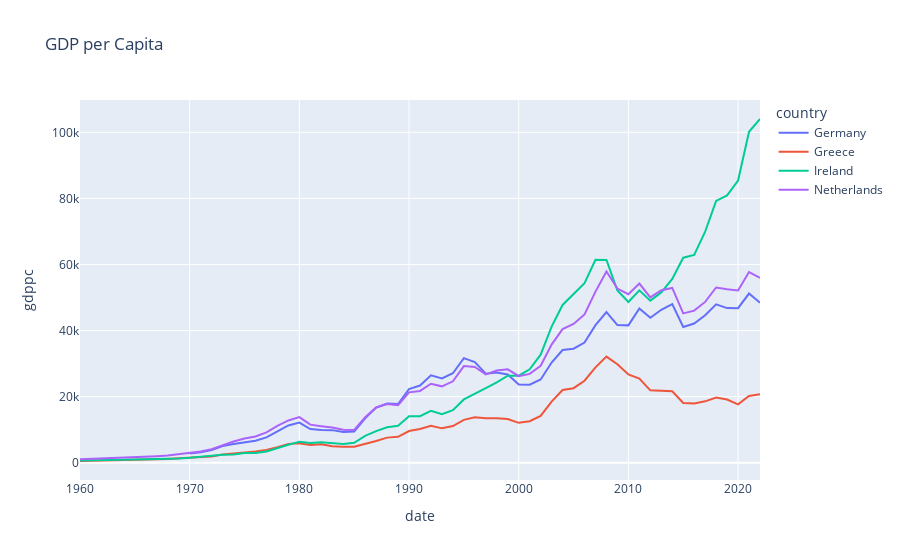
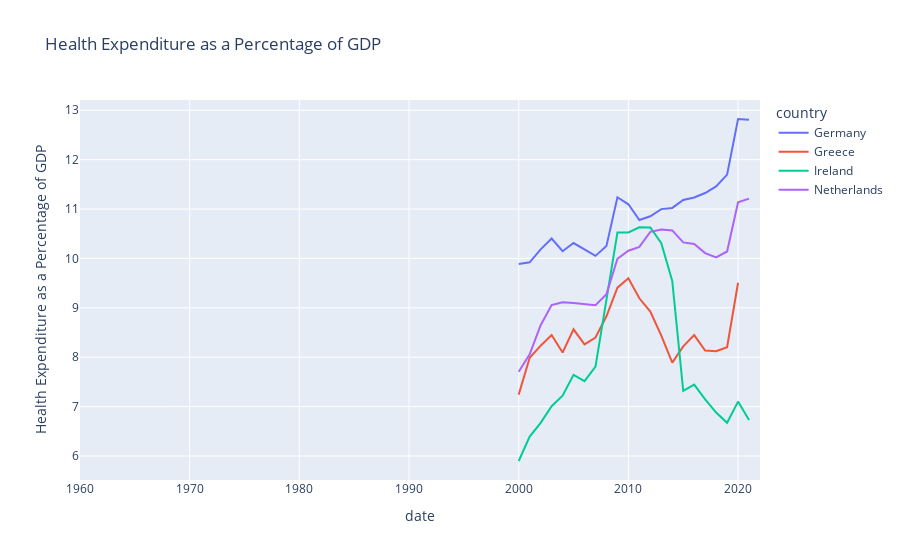
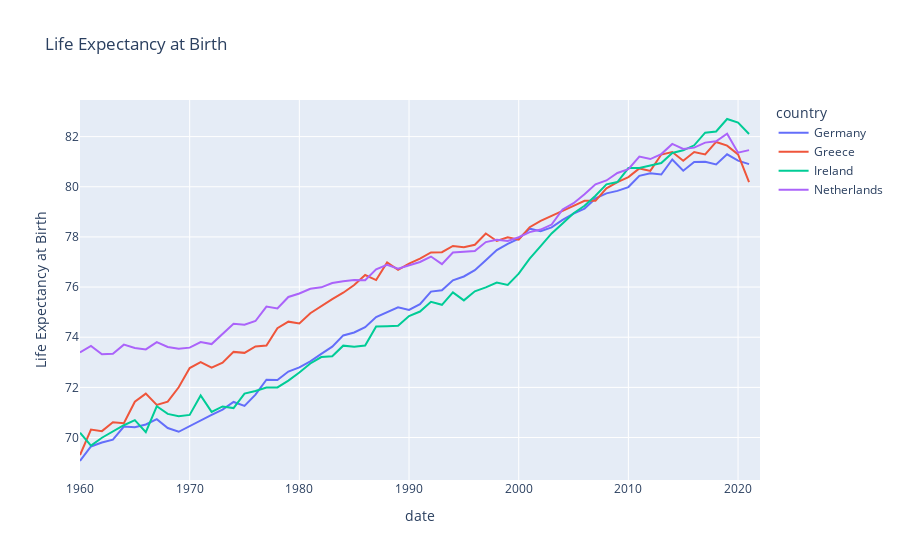
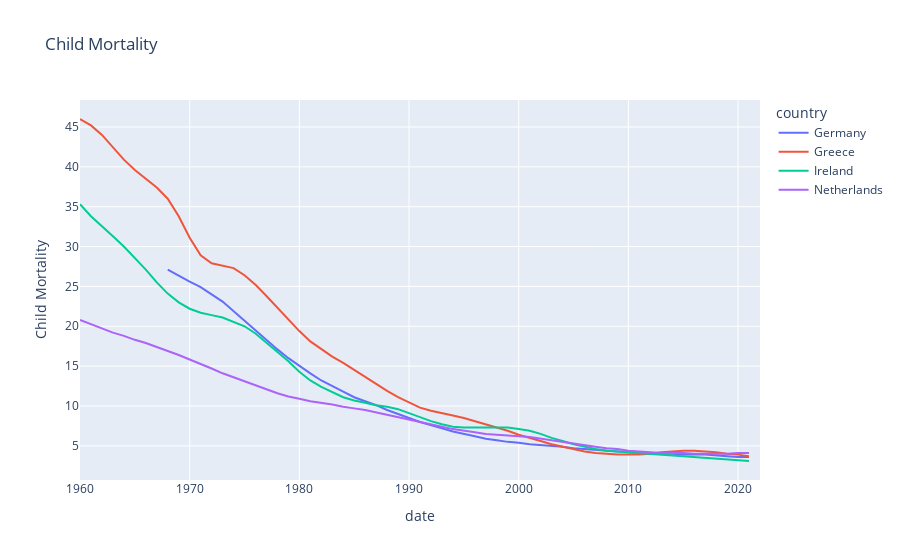

Notebook cell for these charts, in order:
### Markdown cell above
### Visualizing the indicators

### Code cell
#GDP per capita
fig1 = px.line(df_gdp, x = 'date', y = 'gdppc', color = 'country', title = 'GDP per Capita')

### Inequality and Social Welfare ###

#Health expenditure as a percentae of GDP
fig2 = px.line(df_health, x = 'date', y = 'Health Expenditure as a Percentage of GDP', color = 'country', title = 'Health Expenditure as a Percentage of GDP')


#Life Expectancy at Birth
fig4 = px.line(df_life_exp, x = 'date', y = 'Life Expectancy at Birth', color = 'country', title = 'Life Expectancy at Birth')

#Child Mortality
fig5 = px.line(df_life_exp, x = 'date', y = 'Child Mortality', color = 'country', title = 'Child Mortality')

# Indices of Diseases
fig6  = px.line(df_diseases, x = 'date', y = 'Indicence of Diseases', color = 'country', title = 'Indices of Diseases')

fig1.show()
fig2.show()
fig4.show()
fig5.show()
fig6.show()

### Figure 1 — Plotly figure (JSON) as saved in the notebook; plotly's stock layout.template omitted (floating-point values rounded to 4 significant figures)
{"data": [{"hovertemplate": "country=Germany<br>date=%{x}<br>gdppc=%{y}<extra></extra>", "legendgroup": "Germany", "line": {"color": "#636efa", "dash": "solid"}, "marker": {"symbol": "circle"}, "mode": "lines", "name": "Germany", "orientation": "v", "showlegend": true, "type": "scatter", "x": [2022, 2021, 2020, 2019, 2018, 2017, 2016, 2015, 2014, 2013, 2012, 2011, 2010, 2009, 2008, 2007, 2006, 2005, 2004, 2003, 2002, 2001, 2000, 1999, 1998, 1997, 1996, 1995, 1994, 1993, 1992, 1991, 1990, 1989, 1988, 1987, 1986, 1985, 1984, 1983, 1982, 1981, 1980, 1979, 1978, 1977, 1976, 1975, 1974, 1973, 1972, 1971, 1970, 1969, 1968, 1967, 1966, 1965, 1964, 1963, 1962, 1961, 1960], "xaxis": "x", "y": [48430.0, 51200.0, 46770.0, 46790.0, 47940.0, 44650.0, 42140.0, 41100.0, 48020.0, 46300.0, 43860.0, 46710.0, 41570.0, 41650.0, 45610.0, 41640.0, 36350.0, 34520.0, 34110.0, 30310.0, 25200.0, 23630.0, 23690.0, 26730.0, 27290.0, 26960.0, 30490.0, 31660.0, 27080.0, 25520.0, 26440.0, 23360.0, 22300.0, 17760.0, 17930.0, 16680.0, 13460.0, 9430.0, 9313.0, 9864.0, 9914.0, 10210.0, 12140.0, 11280.0, 9482.0, 7683.0, 6635.0, 6236.0, 5639.0, 5047.0, 3810.0, 3192.0, 2761.0, null, null, null, null, null, null, null, null, null, null], "yaxis": "y"}, {"hovertemplate": "country=Greece<br>date=%{x}<br>gdppc=%{y}<extra></extra>", "legendgroup": "Greece", "line": {"color": "#EF553B", "dash": "solid"}, "marker": {"symbol": "circle"}, "mode": "lines", "name": "Greece", "orientation": "v", "showlegend": true, "type": "scatter", "x": [2022, 2021, 2020, 2019, 2018, 2017, 2016, 2015, 2014, 2013, 2012, 2011, 2010, 2009, 2008, 2007, 2006, 2005, 2004, 2003, 2002, 2001, 2000, 1999, 1998, 1997, 1996, 1995, 1994, 1993, 1992, 1991, 1990, 1989, 1988, 1987, 1986, 1985, 1984, 1983, 1982, 1981, 1980, 1979, 1978, 1977, 1976, 1975, 1974, 1973, 1972, 1971, 1970, 1969, 1968, 1967, 1966, 1965, 1964, 1963, 1962, 1961, 1960], "xaxis": "x", "y": [20730.0, 20190.0, 17660.0, 19140.0, 19760.0, 18580.0, 17920.0, 18080.0, 21620.0, 21790.0, 21910.0, 25480.0, 26720.0, 29830.0, 32130.0, 28860.0, 24820.0, 22560.0, 22000.0, 18520.0, 14180.0, 12550.0, 12070.0, 13250.0, 13470.0, 13430.0, 13750.0, 12960.0, 11090.0, 10400.0, 11180.0, 10190.0, 9600.0, 7847.0, 7598.0, 6565.0, 5657.0, 4814.0, 4853.0, 5020.0, 5579.0, 5380.0, 5894.0, 5706.0, 4695.0, 3886.0, 3391.0, 3153.0, 2829.0, 2503.0, 1900.0, 1652.0, 1494.0, 1324.0, 1154.0, 1068.0, 997.4, 899.3, 783.7, 695.2, 617.1, 590.8, 520.3], "yaxis": "y"}, {"hovertemplate": "country=Ireland<br>date=%{x}<br>gdppc=%{y}<extra></extra>", "legendgroup": "Ireland", "line": {"color": "#00cc96", "dash": "solid"}, "marker": {"symbol": "circle"}, "mode": "lines", "name": "Ireland", "orientation": "v", "showlegend": true, "type": "scatter", "x": [2022, 2021, 2020, 2019, 2018, 2017, 2016, 2015, 2014, 2013, 2012, 2011, 2010, 2009, 2008, 2007, 2006, 2005, 2004, 2003, 2002, 2001, 2000, 1999, 1998, 1997, 1996, 1995, 1994, 1993, 1992, 1991, 1990, 1989, 1988, 1987, 1986, 1985, 1984, 1983, 1982, 1981, 1980, 1979, 1978, 1977, 1976, 1975, 1974, 1973, 1972, 1971, 1970, 1969, 1968, 1967, 1966, 1965, 1964, 1963, 1962, 1961, 1960], "xaxis": "x", "y": [104000.0, 100200.0, 85420.0, 80930.0, 79250.0, 69970.0, 62900.0, 62050.0, 55640.0, 51550.0, 49050.0, 52180.0, 48660.0, 52130.0, 61350.0, 61400.0, 54330.0, 50930.0, 47750.0, 41200.0, 32710.0, 28280.0, 26330.0, 26340.0, 24290.0, 22550.0, 20840.0, 19160.0, 15900.0, 14660.0, 15710.0, 14090.0, 14030.0, 11180.0, 10720.0, 9582.0, 8112.0, 6012.0, 5692.0, 5915.0, 6161.0, 5986.0, 6372.0, 5430.0, 4400.0, 3427.0, 2920.0, 2973.0, 2517.0, 2424.0, 2080.0, 1704.0, 1487.0, 1291.0, 1125.0, 1152.0, 1075.0, 1024.0, 965.1, 852.1, 797.0, 739.3, 685.6], "yaxis": "y"}, {"hovertemplate": "country=Netherlands<br>date=%{x}<br>gdppc=%{y}<extra></extra>", "legendgroup": "Netherlands", "line": {"color": "#ab63fa", "dash": "solid"}, "marker": {"symbol": "circle"}, "mode": "lines", "name": "Netherlands", "orientation": "v", "showlegend": true, "type": "scatter", "x": [2022, 2021, 2020, 2019, 2018, 2017, 2016, 2015, 2014, 2013, 2012, 2011, 2010, 2009, 2008, 2007, 2006, 2005, 2004, 2003, 2002, 2001, 2000, 1999, 1998, 1997, 1996, 1995, 1994, 1993, 1992, 1991, 1990, 1989, 1988, 1987, 1986, 1985, 1984, 1983, 1982, 1981, 1980, 1979, 1978, 1977, 1976, 1975, 1974, 1973, 1972, 1971, 1970, 1969, 1968, 1967, 1966, 1965, 1964, 1963, 1962, 1961, 1960], "xaxis": "x", "y": [55990.0, 57710.0, 52160.0, 52480.0, 53040.0, 48680.0, 46040.0, 45190.0, 52900.0, 52200.0, 50070.0, 54230.0, 51000.0, 52720.0, 57880.0, 51800.0, 44900.0, 41990.0, 40440.0, 35750.0, 29340.0, 26900.0, 26210.0, 28270.0, 27890.0, 26700.0, 29010.0, 29260.0, 24650.0, 23120.0, 23900.0, 21730.0, 21290.0, 17400.0, 17740.0, 16710.0, 13780.0, 9926.0, 9977.0, 10680.0, 11070.0, 11520.0, 13790.0, 12800.0, 11180.0, 9167.0, 7926.0, 7336.0, 6441.0, 5346.0, 4104.0, 3379.0, 2927.0, 2643.0, 2185.0, 1991.0, 1836.0, 1708.0, 1542.0, 1328.0, 1241.0, 1159.0, 1069.0], "yaxis": "y"}], "layout": {"legend": {"title": {"text": "country"}, "tracegroupgap": 0}, "title": {"text": "GDP per Capita"}, "xaxis": {"anchor": "y", "domain": [0, 1], "title": {"text": "date"}}, "yaxis": {"anchor": "x", "domain": [0, 1], "title": {"text": "gdppc"}}}}

### Figure 2 — Plotly figure (JSON) as saved in the notebook; plotly's stock layout.template omitted (floating-point values rounded to 4 significant figures)
{"data": [{"hovertemplate": "country=Germany<br>date=%{x}<br>Health Expenditure as a Percentage of GDP=%{y}<extra></extra>", "legendgroup": "Germany", "line": {"color": "#636efa", "dash": "solid"}, "marker": {"symbol": "circle"}, "mode": "lines", "name": "Germany", "orientation": "v", "showlegend": true, "type": "scatter", "x": [2022, 2021, 2020, 2019, 2018, 2017, 2016, 2015, 2014, 2013, 2012, 2011, 2010, 2009, 2008, 2007, 2006, 2005, 2004, 2003, 2002, 2001, 2000, 1999, 1998, 1997, 1996, 1995, 1994, 1993, 1992, 1991, 1990, 1989, 1988, 1987, 1986, 1985, 1984, 1983, 1982, 1981, 1980, 1979, 1978, 1977, 1976, 1975, 1974, 1973, 1972, 1971, 1970, 1969, 1968, 1967, 1966, 1965, 1964, 1963, 1962, 1961, 1960], "xaxis": "x", "y": [null, 12.81, 12.82, 11.7, 11.46, 11.32, 11.23, 11.18, 11.02, 11.0, 10.85, 10.78, 11.1, 11.24, 10.25, 10.05, 10.18, 10.31, 10.15, 10.4, 10.18, 9.921, 9.888, null, null, null, null, null, null, null, null, null, null, null, null, null, null, null, null, null, null, null, null, null, null, null, null, null, null, null, null, null, null, null, null, null, null, null, null, null, null, null, null], "yaxis": "y"}, {"hovertemplate": "country=Greece<br>date=%{x}<br>Health Expenditure as a Percentage of GDP=%{y}<extra></extra>", "legendgroup": "Greece", "line": {"color": "#EF553B", "dash": "solid"}, "marker": {"symbol": "circle"}, "mode": "lines", "name": "Greece", "orientation": "v", "showlegend": true, "type": "scatter", "x": [2022, 2021, 2020, 2019, 2018, 2017, 2016, 2015, 2014, 2013, 2012, 2011, 2010, 2009, 2008, 2007, 2006, 2005, 2004, 2003, 2002, 2001, 2000, 1999, 1998, 1997, 1996, 1995, 1994, 1993, 1992, 1991, 1990, 1989, 1988, 1987, 1986, 1985, 1984, 1983, 1982, 1981, 1980, 1979, 1978, 1977, 1976, 1975, 1974, 1973, 1972, 1971, 1970, 1969, 1968, 1967, 1966, 1965, 1964, 1963, 1962, 1961, 1960], "xaxis": "x", "y": [null, null, 9.508, 8.203, 8.12, 8.135, 8.449, 8.22, 7.891, 8.438, 8.924, 9.193, 9.597, 9.407, 8.828, 8.398, 8.259, 8.565, 8.094, 8.449, 8.234, 7.988, 7.243, null, null, null, null, null, null, null, null, null, null, null, null, null, null, null, null, null, null, null, null, null, null, null, null, null, null, null, null, null, null, null, null, null, null, null, null, null, null, null, null], "yaxis": "y"}, {"hovertemplate": "country=Ireland<br>date=%{x}<br>Health Expenditure as a Percentage of GDP=%{y}<extra></extra>", "legendgroup": "Ireland", "line": {"color": "#00cc96", "dash": "solid"}, "marker": {"symbol": "circle"}, "mode": "lines", "name": "Ireland", "orientation": "v", "showlegend": true, "type": "scatter", "x": [2022, 2021, 2020, 2019, 2018, 2017, 2016, 2015, 2014, 2013, 2012, 2011, 2010, 2009, 2008, 2007, 2006, 2005, 2004, 2003, 2002, 2001, 2000, 1999, 1998, 1997, 1996, 1995, 1994, 1993, 1992, 1991, 1990, 1989, 1988, 1987, 1986, 1985, 1984, 1983, 1982, 1981, 1980, 1979, 1978, 1977, 1976, 1975, 1974, 1973, 1972, 1971, 1970, 1969, 1968, 1967, 1966, 1965, 1964, 1963, 1962, 1961, 1960], "xaxis": "x", "y": [null, 6.728, 7.101, 6.673, 6.88, 7.146, 7.446, 7.318, 9.545, 10.31, 10.63, 10.63, 10.53, 10.52, 9.126, 7.808, 7.516, 7.642, 7.22, 7.008, 6.673, 6.392, 5.899, null, null, null, null, null, null, null, null, null, null, null, null, null, null, null, null, null, null, null, null, null, null, null, null, null, null, null, null, null, null, null, null, null, null, null, null, null, null, null, null], "yaxis": "y"}, {"hovertemplate": "country=Netherlands<br>date=%{x}<br>Health Expenditure as a Percentage of GDP=%{y}<extra></extra>", "legendgroup": "Netherlands", "line": {"color": "#ab63fa", "dash": "solid"}, "marker": {"symbol": "circle"}, "mode": "lines", "name": "Netherlands", "orientation": "v", "showlegend": true, "type": "scatter", "x": [2022, 2021, 2020, 2019, 2018, 2017, 2016, 2015, 2014, 2013, 2012, 2011, 2010, 2009, 2008, 2007, 2006, 2005, 2004, 2003, 2002, 2001, 2000, 1999, 1998, 1997, 1996, 1995, 1994, 1993, 1992, 1991, 1990, 1989, 1988, 1987, 1986, 1985, 1984, 1983, 1982, 1981, 1980, 1979, 1978, 1977, 1976, 1975, 1974, 1973, 1972, 1971, 1970, 1969, 1968, 1967, 1966, 1965, 1964, 1963, 1962, 1961, 1960], "xaxis": "x", "y": [null, 11.21, 11.14, 10.14, 10.02, 10.11, 10.29, 10.32, 10.57, 10.58, 10.54, 10.23, 10.16, 9.993, 9.277, 9.053, 9.081, 9.097, 9.111, 9.057, 8.649, 8.059, 7.707, null, null, null, null, null, null, null, null, null, null, null, null, null, null, null, null, null, null, null, null, null, null, null, null, null, null, null, null, null, null, null, null, null, null, null, null, null, null, null, null], "yaxis": "y"}], "layout": {"legend": {"title": {"text": "country"}, "tracegroupgap": 0}, "title": {"text": "Health Expenditure as a Percentage of GDP"}, "xaxis": {"anchor": "y", "domain": [0, 1], "title": {"text": "date"}}, "yaxis": {"anchor": "x", "domain": [0, 1], "title": {"text": "Health Expenditure as a Percentage of GDP"}}}}

### Figure 3 — Plotly figure (JSON) as saved in the notebook; plotly's stock layout.template omitted (floating-point values rounded to 4 significant figures)
{"data": [{"hovertemplate": "country=Germany<br>date=%{x}<br>Life Expectancy at Birth=%{y}<extra></extra>", "legendgroup": "Germany", "line": {"color": "#636efa", "dash": "solid"}, "marker": {"symbol": "circle"}, "mode": "lines", "name": "Germany", "orientation": "v", "showlegend": true, "type": "scatter", "x": [2022, 2021, 2020, 2019, 2018, 2017, 2016, 2015, 2014, 2013, 2012, 2011, 2010, 2009, 2008, 2007, 2006, 2005, 2004, 2003, 2002, 2001, 2000, 1999, 1998, 1997, 1996, 1995, 1994, 1993, 1992, 1991, 1990, 1989, 1988, 1987, 1986, 1985, 1984, 1983, 1982, 1981, 1980, 1979, 1978, 1977, 1976, 1975, 1974, 1973, 1972, 1971, 1970, 1969, 1968, 1967, 1966, 1965, 1964, 1963, 1962, 1961, 1960], "xaxis": "x", "y": [null, 80.9, 81.04, 81.29, 80.89, 80.99, 80.99, 80.64, 81.09, 80.49, 80.54, 80.44, 79.99, 79.84, 79.74, 79.53, 79.13, 78.93, 78.68, 78.38, 78.23, 78.33, 77.93, 77.73, 77.48, 77.07, 76.67, 76.42, 76.27, 75.87, 75.82, 75.32, 75.09, 75.19, 75.0, 74.81, 74.4, 74.19, 74.07, 73.62, 73.33, 73.04, 72.8, 72.63, 72.29, 72.31, 71.71, 71.26, 71.42, 71.11, 70.91, 70.68, 70.45, 70.23, 70.38, 70.73, 70.52, 70.41, 70.44, 69.91, 69.8, 69.64, 69.06], "yaxis": "y"}, {"hovertemplate": "country=Greece<br>date=%{x}<br>Life Expectancy at Birth=%{y}<extra></extra>", "legendgroup": "Greece", "line": {"color": "#EF553B", "dash": "solid"}, "marker": {"symbol": "circle"}, "mode": "lines", "name": "Greece", "orientation": "v", "showlegend": true, "type": "scatter", "x": [2022, 2021, 2020, 2019, 2018, 2017, 2016, 2015, 2014, 2013, 2012, 2011, 2010, 2009, 2008, 2007, 2006, 2005, 2004, 2003, 2002, 2001, 2000, 1999, 1998, 1997, 1996, 1995, 1994, 1993, 1992, 1991, 1990, 1989, 1988, 1987, 1986, 1985, 1984, 1983, 1982, 1981, 1980, 1979, 1978, 1977, 1976, 1975, 1974, 1973, 1972, 1971, 1970, 1969, 1968, 1967, 1966, 1965, 1964, 1963, 1962, 1961, 1960], "xaxis": "x", "y": [null, 80.18, 81.29, 81.64, 81.79, 81.29, 81.39, 81.04, 81.39, 81.29, 80.63, 80.73, 80.39, 80.19, 79.94, 79.44, 79.44, 79.24, 79.04, 78.84, 78.64, 78.39, 77.89, 77.99, 77.84, 78.14, 77.69, 77.59, 77.64, 77.39, 77.38, 77.14, 76.94, 76.69, 76.98, 76.28, 76.48, 76.08, 75.77, 75.52, 75.25, 74.96, 74.55, 74.62, 74.36, 73.67, 73.63, 73.38, 73.42, 72.98, 72.78, 73.01, 72.77, 72.0, 71.43, 71.3, 71.75, 71.43, 70.57, 70.61, 70.25, 70.32, 69.3], "yaxis": "y"}, {"hovertemplate": "country=Ireland<br>date=%{x}<br>Life Expectancy at Birth=%{y}<extra></extra>", "legendgroup": "Ireland", "line": {"color": "#00cc96", "dash": "solid"}, "marker": {"symbol": "circle"}, "mode": "lines", "name": "Ireland", "orientation": "v", "showlegend": true, "type": "scatter", "x": [2022, 2021, 2020, 2019, 2018, 2017, 2016, 2015, 2014, 2013, 2012, 2011, 2010, 2009, 2008, 2007, 2006, 2005, 2004, 2003, 2002, 2001, 2000, 1999, 1998, 1997, 1996, 1995, 1994, 1993, 1992, 1991, 1990, 1989, 1988, 1987, 1986, 1985, 1984, 1983, 1982, 1981, 1980, 1979, 1978, 1977, 1976, 1975, 1974, 1973, 1972, 1971, 1970, 1969, 1968, 1967, 1966, 1965, 1964, 1963, 1962, 1961, 1960], "xaxis": "x", "y": [null, 82.1, 82.56, 82.7, 82.2, 82.16, 81.65, 81.45, 81.35, 80.95, 80.85, 80.75, 80.74, 80.19, 80.1, 79.64, 79.24, 78.94, 78.54, 78.14, 77.63, 77.13, 76.54, 76.08, 76.18, 75.99, 75.83, 75.47, 75.79, 75.29, 75.42, 75.03, 74.85, 74.46, 74.44, 74.43, 73.67, 73.62, 73.66, 73.24, 73.21, 72.95, 72.6, 72.27, 72.0, 72.0, 71.86, 71.75, 71.18, 71.24, 71.02, 71.68, 70.9, 70.85, 70.94, 71.25, 70.22, 70.69, 70.49, 70.23, 69.99, 69.68, 70.19], "yaxis": "y"}, {"hovertemplate": "country=Netherlands<br>date=%{x}<br>Life Expectancy at Birth=%{y}<extra></extra>", "legendgroup": "Netherlands", "line": {"color": "#ab63fa", "dash": "solid"}, "marker": {"symbol": "circle"}, "mode": "lines", "name": "Netherlands", "orientation": "v", "showlegend": true, "type": "scatter", "x": [2022, 2021, 2020, 2019, 2018, 2017, 2016, 2015, 2014, 2013, 2012, 2011, 2010, 2009, 2008, 2007, 2006, 2005, 2004, 2003, 2002, 2001, 2000, 1999, 1998, 1997, 1996, 1995, 1994, 1993, 1992, 1991, 1990, 1989, 1988, 1987, 1986, 1985, 1984, 1983, 1982, 1981, 1980, 1979, 1978, 1977, 1976, 1975, 1974, 1973, 1972, 1971, 1970, 1969, 1968, 1967, 1966, 1965, 1964, 1963, 1962, 1961, 1960], "xaxis": "x", "y": [null, 81.46, 81.36, 82.11, 81.81, 81.76, 81.56, 81.51, 81.71, 81.3, 81.1, 81.2, 80.7, 80.55, 80.25, 80.1, 79.7, 79.35, 79.1, 78.49, 78.29, 78.19, 77.99, 77.84, 77.88, 77.79, 77.44, 77.4, 77.38, 76.92, 77.22, 77, 76.88, 76.73, 76.89, 76.71, 76.27, 76.28, 76.23, 76.16, 75.99, 75.93, 75.74, 75.61, 75.15, 75.22, 74.65, 74.5, 74.54, 74.14, 73.73, 73.81, 73.59, 73.54, 73.61, 73.8, 73.51, 73.57, 73.7, 73.34, 73.32, 73.65, 73.39], "yaxis": "y"}], "layout": {"legend": {"title": {"text": "country"}, "tracegroupgap": 0}, "title": {"text": "Life Expectancy at Birth"}, "xaxis": {"anchor": "y", "domain": [0, 1], "title": {"text": "date"}}, "yaxis": {"anchor": "x", "domain": [0, 1], "title": {"text": "Life Expectancy at Birth"}}}}

### Figure 4 — Plotly figure (JSON) as saved in the notebook; plotly's stock layout.template omitted (floating-point values rounded to 4 significant figures)
{"data": [{"hovertemplate": "country=Germany<br>date=%{x}<br>Child Mortality=%{y}<extra></extra>", "legendgroup": "Germany", "line": {"color": "#636efa", "dash": "solid"}, "marker": {"symbol": "circle"}, "mode": "lines", "name": "Germany", "orientation": "v", "showlegend": true, "type": "scatter", "x": [2022, 2021, 2020, 2019, 2018, 2017, 2016, 2015, 2014, 2013, 2012, 2011, 2010, 2009, 2008, 2007, 2006, 2005, 2004, 2003, 2002, 2001, 2000, 1999, 1998, 1997, 1996, 1995, 1994, 1993, 1992, 1991, 1990, 1989, 1988, 1987, 1986, 1985, 1984, 1983, 1982, 1981, 1980, 1979, 1978, 1977, 1976, 1975, 1974, 1973, 1972, 1971, 1970, 1969, 1968, 1967, 1966, 1965, 1964, 1963, 1962, 1961, 1960], "xaxis": "x", "y": [null, 3.6, 3.6, 3.7, 3.8, 3.9, 3.9, 3.9, 4, 4, 4, 4.1, 4.2, 4.3, 4.4, 4.5, 4.6, 4.7, 4.9, 5, 5.1, 5.2, 5.4, 5.5, 5.7, 5.9, 6.2, 6.5, 6.8, 7.2, 7.6, 8, 8.5, 9, 9.5, 10.1, 10.6, 11.1, 11.8, 12.5, 13.2, 14.1, 15, 16, 17.1, 18.3, 19.6, 20.8, 22, 23.1, 24, 24.9, 25.6, 26.4, 27.1, null, null, null, null, null, null, null, null], "yaxis": "y"}, {"hovertemplate": "country=Greece<br>date=%{x}<br>Child Mortality=%{y}<extra></extra>", "legendgroup": "Greece", "line": {"color": "#EF553B", "dash": "solid"}, "marker": {"symbol": "circle"}, "mode": "lines", "name": "Greece", "orientation": "v", "showlegend": true, "type": "scatter", "x": [2022, 2021, 2020, 2019, 2018, 2017, 2016, 2015, 2014, 2013, 2012, 2011, 2010, 2009, 2008, 2007, 2006, 2005, 2004, 2003, 2002, 2001, 2000, 1999, 1998, 1997, 1996, 1995, 1994, 1993, 1992, 1991, 1990, 1989, 1988, 1987, 1986, 1985, 1984, 1983, 1982, 1981, 1980, 1979, 1978, 1977, 1976, 1975, 1974, 1973, 1972, 1971, 1970, 1969, 1968, 1967, 1966, 1965, 1964, 1963, 1962, 1961, 1960], "xaxis": "x", "y": [null, 3.7, 3.9, 4, 4.2, 4.3, 4.4, 4.4, 4.3, 4.2, 4, 3.9, 3.9, 3.9, 4, 4.1, 4.3, 4.6, 4.9, 5.2, 5.6, 6, 6.4, 6.9, 7.3, 7.7, 8.1, 8.5, 8.8, 9.1, 9.4, 9.8, 10.4, 11.1, 11.9, 12.8, 13.7, 14.6, 15.4, 16.2, 17.1, 18.1, 19.4, 20.9, 22.4, 23.8, 25.2, 26.4, 27.3, 27.6, 27.9, 28.9, 31.1, 33.8, 36, 37.4, 38.5, 39.6, 40.9, 42.4, 44, 45.2, 46], "yaxis": "y"}, {"hovertemplate": "country=Ireland<br>date=%{x}<br>Child Mortality=%{y}<extra></extra>", "legendgroup": "Ireland", "line": {"color": "#00cc96", "dash": "solid"}, "marker": {"symbol": "circle"}, "mode": "lines", "name": "Ireland", "orientation": "v", "showlegend": true, "type": "scatter", "x": [2022, 2021, 2020, 2019, 2018, 2017, 2016, 2015, 2014, 2013, 2012, 2011, 2010, 2009, 2008, 2007, 2006, 2005, 2004, 2003, 2002, 2001, 2000, 1999, 1998, 1997, 1996, 1995, 1994, 1993, 1992, 1991, 1990, 1989, 1988, 1987, 1986, 1985, 1984, 1983, 1982, 1981, 1980, 1979, 1978, 1977, 1976, 1975, 1974, 1973, 1972, 1971, 1970, 1969, 1968, 1967, 1966, 1965, 1964, 1963, 1962, 1961, 1960], "xaxis": "x", "y": [null, 3.1, 3.2, 3.3, 3.4, 3.5, 3.6, 3.7, 3.8, 3.9, 4, 4.1, 4.2, 4.3, 4.4, 4.6, 4.9, 5.2, 5.6, 6, 6.5, 6.9, 7.1, 7.3, 7.3, 7.3, 7.3, 7.3, 7.4, 7.7, 8.1, 8.6, 9.1, 9.6, 9.9, 10.1, 10.4, 10.7, 11.1, 11.7, 12.4, 13.2, 14.3, 15.6, 16.8, 18, 19.1, 20, 20.6, 21.1, 21.4, 21.7, 22.2, 23, 24.1, 25.5, 27.1, 28.6, 30, 31.3, 32.5, 33.8, 35.3], "yaxis": "y"}, {"hovertemplate": "country=Netherlands<br>date=%{x}<br>Child Mortality=%{y}<extra></extra>", "legendgroup": "Netherlands", "line": {"color": "#ab63fa", "dash": "solid"}, "marker": {"symbol": "circle"}, "mode": "lines", "name": "Netherlands", "orientation": "v", "showlegend": true, "type": "scatter", "x": [2022, 2021, 2020, 2019, 2018, 2017, 2016, 2015, 2014, 2013, 2012, 2011, 2010, 2009, 2008, 2007, 2006, 2005, 2004, 2003, 2002, 2001, 2000, 1999, 1998, 1997, 1996, 1995, 1994, 1993, 1992, 1991, 1990, 1989, 1988, 1987, 1986, 1985, 1984, 1983, 1982, 1981, 1980, 1979, 1978, 1977, 1976, 1975, 1974, 1973, 1972, 1971, 1970, 1969, 1968, 1967, 1966, 1965, 1964, 1963, 1962, 1961, 1960], "xaxis": "x", "y": [null, 4.1, 4.1, 4, 4, 4, 4, 4.1, 4.1, 4.1, 4.2, 4.3, 4.4, 4.6, 4.7, 4.9, 5.1, 5.3, 5.5, 5.7, 5.9, 6.1, 6.2, 6.3, 6.4, 6.5, 6.7, 6.9, 7.1, 7.4, 7.7, 8, 8.3, 8.6, 8.9, 9.2, 9.5, 9.7, 9.9, 10.2, 10.4, 10.6, 10.9, 11.2, 11.6, 12.1, 12.6, 13.1, 13.6, 14.1, 14.7, 15.3, 15.8, 16.4, 16.9, 17.4, 17.9, 18.3, 18.8, 19.2, 19.7, 20.3, 20.8], "yaxis": "y"}], "layout": {"legend": {"title": {"text": "country"}, "tracegroupgap": 0}, "title": {"text": "Child Mortality"}, "xaxis": {"anchor": "y", "domain": [0, 1], "title": {"text": "date"}}, "yaxis": {"anchor": "x", "domain": [0, 1], "title": {"text": "Child Mortality"}}}}
